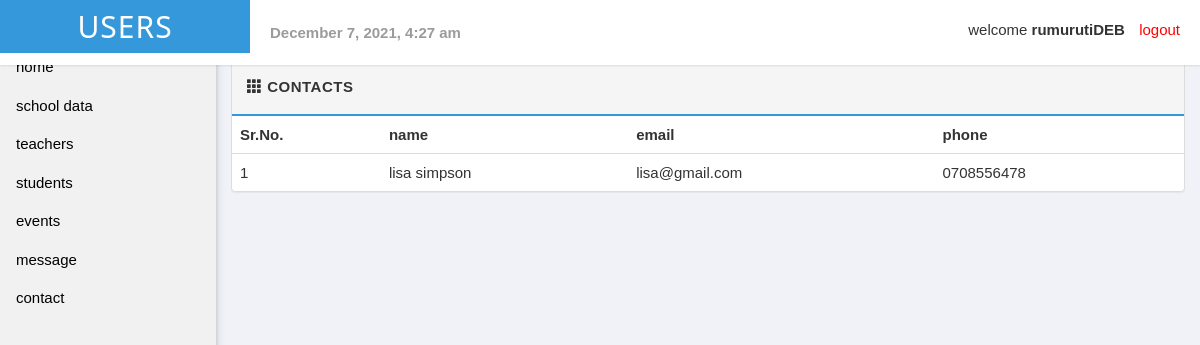
The page /subadmin/subadmin.php (signed in) on the database its author committed.
### tables this page shows
CREATE TABLE `subadmin` (
  `id` int(11) NOT NULL,
  `fname` varchar(255) NOT NULL,
  `lname` varchar(255) NOT NULL,
  `username` varchar(255) NOT NULL,
  `address` varchar(255) NOT NULL,
  `email` varchar(255) NOT NULL,
  `phone` varchar(255) NOT NULL,
  `password` varchar(255) NOT NULL
);

### subadmin/subadmin.php (the view, shortened to what this page needs)
<?php include('adminserver.php'); ?>
<!DOCTYPE html>
<head>
    <link rel="stylesheet" href="https://maxcdn.bootstrapcdn.com/bootstrap/3.3.4/css/bootstrap.min.css" />
    <link rel="stylesheet" href="//cdnjs.cloudflare.com/ajax/libs/bootstrap-datepicker/1.3.0/css/datepicker3.min.css" />
    <link rel="stylesheet" href="css/main.css" />
    <link rel="stylesheet" href="css/sidenav.css" />
</head>
<body>
    <header id="header">
        <div class="logo pull-left">
            <h2>USERS</h2>
        </div>
        <div class="header-content">
            <div class="header-date pull-left">
                <strong><?php echo date("F j, Y, g:i a"); ?></strong>
            </div>
            <div class="pull-right clearfix">
                <ul class="info-menu list-inline list-unstyled">
                    <li class="profile">
                        <?php if (isset($_SESSION['username'])) : ?>
                            <p>welcome <strong><?php echo $_SESSION['username']; ?></strong></p>
                    </li>
                    <li class="last">
                        <a href="subadmin.php?logout='1'" style="color:red;">logout</a>
                    <?php endif ?>
                    </li>
                </ul>
            </div>
        </div>
    </header>
    <?php if (isset($_SESSION['username'])) : ?>
        <?php include('sidenav.php'); ?>
        <div class="row" style=" margin-top:5%; margin-left:18%; width:82%;">
            <div class="col-md-12">
                <div class="panel panel-default">
                    <div class="panel-heading clearfix">
                        <strong>
                            <span class="glyphicon glyphicon-th"></span>
                            <span>contacts</span>
                        </strong>
                    </div>
                    <table class=" table table-dark table-hover">
                        <tr>
                            <th>Sr.No.</th>
                            <th> name</th>
                            <th>email</th>
                            <th>phone</th>
                        </tr>
                        <?php
                        $records = mysqli_query($db, "SELECT * from subadmin");
                        while ($data = mysqli_fetch_array($records)) {
                        ?>
                            <tr>
                                <td><?php echo $data['id']; ?></td>
                                <td><?php echo $data['fname']; ?>   <?php echo $data['lname']; ?></td>
                                <td><?php echo $data['email']; ?></td>
                                <td><?php echo $data['phone']; ?></td>
                            </tr>
                        <?php
                        }
                        ?>
                    </table>
                <?php endif ?>
                </div>
            </div>
        </div>
</body>
</html>

### subadmin/css/main.css (style rules this page uses)
body { font-family: 'Helvetica Neue', Helvetica, Arial, sans-serif; font-weight: 400; overflow-x: hidden; overflow-y: auto; background: #f1f2f7; height: 100%; width: 100%; }
a { color: #777; text-decoration: none; }
.panel-default>.panel-heading { background-color: #f5f5f5; border-bottom: 2px solid #3498DB; font-size: 15px; text-transform: uppercase; letter-spacing: .5px; padding: 15px; }
#header { position: fixed; z-index: 99; top: 0; left: 0; background-color: #fff; width: 100%; height: 65px; line-height: 65px; -moz-box-shadow: 0 1px 2px rgba(0, 0, 0, 0.1); -webkit-box-shadow: 0 1px 2px rgba(0, 0, 0, 0.1); box-shadow: 0 1px 2px rgba(0, 0, 0, 0.1); }
header>.logo { color: #fff; text-align: center; font-weight: 700; text-transform: uppercase; letter-spacing: 1px; display: inline-block; width: 250px; background-color: #3498DB; }
.header-date { color: #9b9b9b; margin-left: 20px; }
.info-menu { height: 60px; margin: 0; line-height: 60px; padding: 0 15px; }
.info-menu li.profile { position: relative; }

### subadmin/css/w33.css (style rules this page uses)
*, *:before, *:after { box-sizing: inherit }
body { margin: 0 }
article, aside, details, figcaption, figure, footer, header, main, menu, nav, section { display: block }
a { background-color: transparent }
b, strong { font-weight: bolder }
html, body { font-family: Verdana, sans-serif; font-size: 15px; line-height: 1.5 }
h2 { font-size: 30px }
h1, h2, h3, h4, h5, h6 { font-family: "Segoe UI", Arial, sans-serif; font-weight: 400; margin: 10px 0 }
a { color: inherit }

### rows shown on the page
subadmin: id "1", fname "lisa", lname "simpson", email "lisa@gmail.com", phone "0708556478"

### other values the page prints
$_SESSION['username'] "rumurutiDEB"
